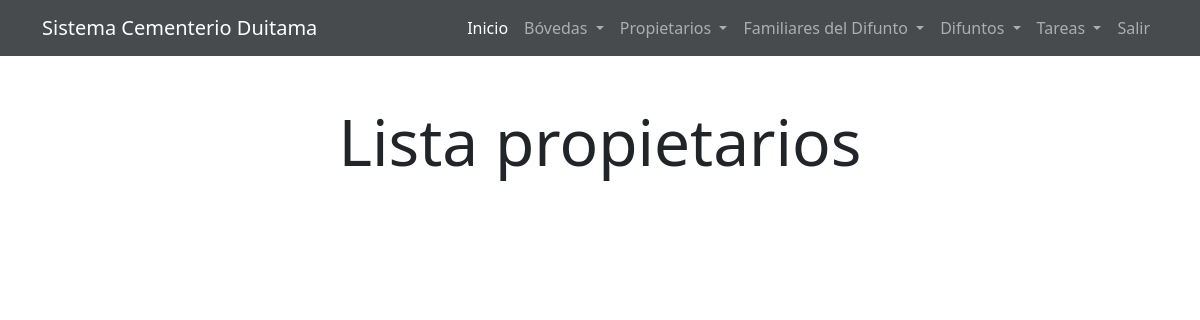
The page /propietario/ (signed in) on the database as committed earlier.
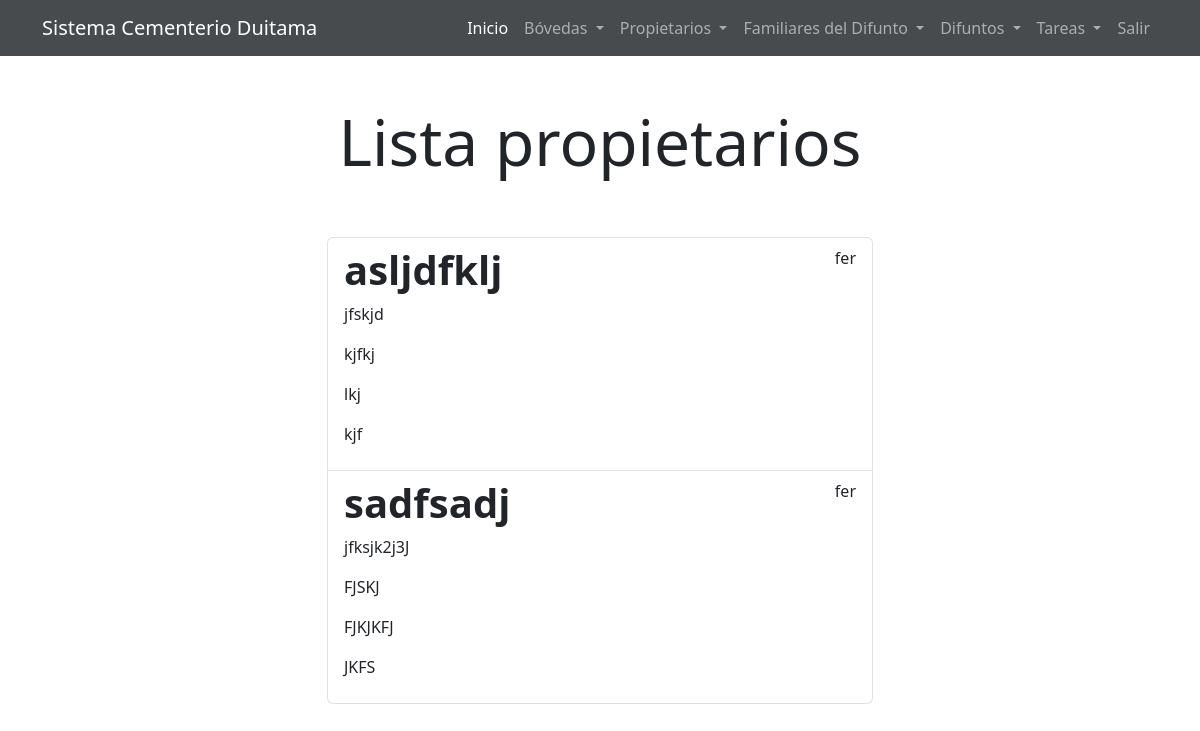
The same page on the database as committed later.
### tasks/models.py (models this page shows)
class Propietario(models.Model):
    nombresCompletos = models.CharField(max_length=100)
    telefono = models.CharField(max_length=100)
    telefonoAuxiliar = models.CharField(max_length=100, blank=True)
    direccion = models.CharField(max_length=100)
    ciudad = models.CharField(max_length=100)
    user = models.ForeignKey(User, on_delete=models.CASCADE)

### tasks/views.py (the view)
# urls.py: path('propietario/', views.propietarios, name='propietarios'),
@login_required
def propietarios(request):
    propietarios = Propietario.objects.filter(user=request.user)
    return render(request, 'propietarios.html', {'propietarios': propietarios})

### tasks/templates/propietarios.html
{% extends 'base.html' %}
{% block content %}
<main class="container">
    <div class="row">
        <div class="col-md-6 offset-md-3">
            <h1 class="text-center display-3 py-5">Lista propietarios </h1>
            <ul class="list-group">
                {% for propietario in propietarios %}
                <a href="#" class="list-group-item">
                    <header class="d-flex justify-content-between">
                        <h1 class="fw-bold">{{propietario.nombresCompletos}}</h1>
                        <p>{{propietario.user.username}}</p>
                    </header>
                    <p>{{propietario.telefono}}</p>
                    <p>{{propietario.telefonoAuxiliar}}</p>
                    <p>{{propietario.direccion}}</p>
                    <p>{{propietario.ciudad}}</p>
                </a>
                {% endfor %}
            </ul>
        </div>
    </div>
</main>
{% endblock %}

### tasks/templates/base.html (shortened to what this page needs)
<!DOCTYPE html>
<html lang="en">
<head>
    <link href="https://cdn.jsdelivr.net/npm/bootstrap@5.3.0-alpha3/dist/css/bootstrap.min.css" rel="stylesheet">
    <link href="https://getbootstrap.com/docs/5.3/assets/css/docs.css" rel="stylesheet">
</head>
<body>
    <nav style="background-color: #474b4e;" class="navbar navbar-expand-lg navbar-dark">
        <div class="container">
            <a class="navbar-brand" href="/">Sistema Cementerio Duitama</a>
            <div class="collapse navbar-collapse" id="navbarNavDropdown">
                <ul class="navbar-nav ms-auto">
                    <li class="nav-item">
                        <a href="/" class="nav-link active">Inicio</a>
                    </li>
                    {% if user.is_authenticated %}
                    <li class="nav-item dropdown">
                        <a class="nav-link dropdown-toggle" href="#" role="button" data-bs-toggle="dropdown"
                            aria-expanded="false">
                            Bóvedas
                        </a>
                    </li>
                    <li class="nav-item dropdown">
                        <a class="nav-link dropdown-toggle" href="#" role="button" data-bs-toggle="dropdown"
                            aria-expanded="false">
                            Propietarios
                        </a>
                    </li>
                    <li class="nav-item dropdown">
                        <a class="nav-link dropdown-toggle" href="#" role="button" data-bs-toggle="dropdown"
                            aria-expanded="false">
                            Familiares del Difunto
                        </a>
                    </li>
                    <li class="nav-item dropdown">
                        <a class="nav-link dropdown-toggle" href="#" role="button" data-bs-toggle="dropdown"
                            aria-expanded="false">
                            Difuntos
                        </a>
                    </li>
                    <li class="nav-item dropdown">
                        <a class="nav-link dropdown-toggle" href="#" role="button" data-bs-toggle="dropdown"
                            aria-expanded="false">
                            Tareas
                        </a>
                    </li>
                    <li class="nav-item">
                        <a href="/logout" class="nav-link">Salir</a>
                    </li>
                    {% endif %}
                </ul>
            </div>
        </div>
    </nav>
    {% block content %}
    {% endblock %}
</body>
</html>

Rows that differ between the two databases and show on the page:
added Propietario: nombresCompletos "asljdfklj", user.username "fer", telefono "jfskjd", telefonoAuxiliar "kjfkj", direccion "lkj", ciudad "kjf"
added Propietario: nombresCompletos "sadfsadj", user.username "fer", telefono "jfksjk2j3J", telefonoAuxiliar "FJSKJ", direccion "FJKJKFJ", ciudad "JKFS"
